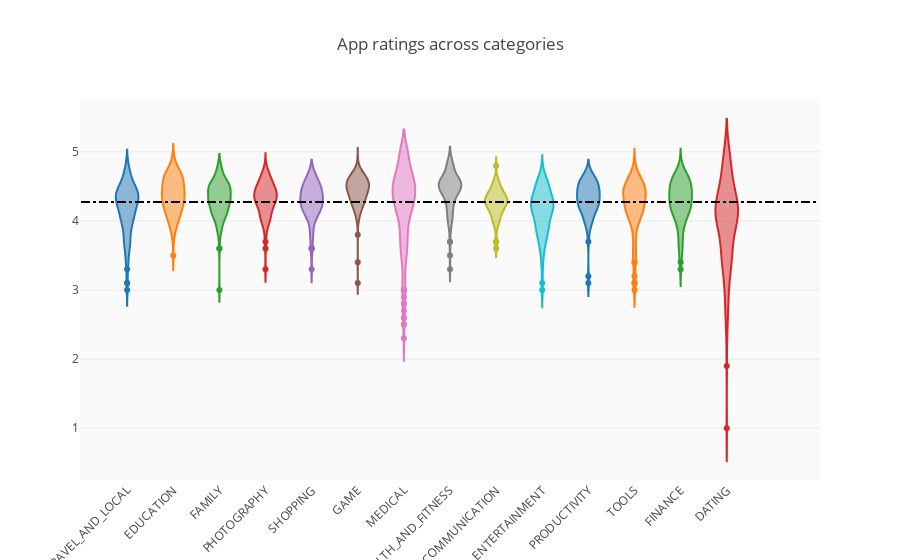

Notebook code for this chart:
### Markdown cell above
## Best performing categories

### Code cell
# boxplot = sns.boxplot(x='category', y='rating', data=df)
# _ = [item.set_rotation(90) for item in boxplot.get_xticklabels()]


groups = df.groupby('Category').filter(lambda x: len(x) >= 100).reset_index()
#print(type(groups.item.['BUSINESS']))
print('Average rating = ', np.nanmean(list(groups.Rating)))
#print(len(groups.loc[df.Category == 'DATING']))
c = ['hsl('+str(h)+',50%'+',50%)' for h in np.linspace(0, 360, len(set(groups.Category)))]


#df_sorted = df.groupby('Category').agg({'Rating':'median'}).reset_index().sort_values(by='Rating', ascending=False)
#print(df_sorted)

layout = {'title' : 'App ratings across categories',
        'xaxis': {'tickangle':-45},
          #'yaxis:' :{'title': 'Rating'},
          'plot_bgcolor': 'rgb(250,250,250)',
          'shapes': [{
              'type' :'line',
              'x0': -1,
              'y0': np.nanmean(list(groups.Rating)),
              'x1': 15,
              'y1': np.nanmean(list(groups.Rating)),
              'line': { 'dash': 'dashdot'}
          }]
          }

data = [{
    'y': df.loc[df.Category==category]['Rating'], 
    'type':'violin',
    'name' : category,
    'showlegend':False,
    #'marker': {'color': 'Set2'},
    } for i,category in enumerate(list(set(groups.Category)))]



plotly.offline.iplot({'data': data, 'layout': layout})

### Figure 1 — Plotly figure (JSON) as saved in the notebook; plotly's stock layout.template omitted (floating-point values rounded to 4 significant figures; data arrays with more than 128 entries replaced by an {"elided": "..."} marker saying what was removed)
{"data": [{"name": "TRAVEL_AND_LOCAL", "showlegend": false, "type": "violin", "uid": "29527728-9a90-11e8-97b1-88e9fe7785ac", "y": {"elided": "158 float values"}}, {"name": "EDUCATION", "showlegend": false, "type": "violin", "uid": "295278c6-9a90-11e8-aa53-88e9fe7785ac", "y": [4.7, 4.6, 4.7, 4.6, 4.7, null, 4.5, 4.7, 4.8, 4.6, 4.6, 4.6, 4.2, 4.9, 3.8, 4.2, 4.4, 4.4, 4.3, 4.5, 4.4, 4.6, 3.9, 4.4, 4.3, 4.4, 4.2, 4.4, 4, 4.2, 3.8, 4.5, 4.7, 4.5, 4.3, 4.2, 4.3, 4.7, 4.7, 4.6, 4.5, 4.4, 4.6, 4.5, 4.5, 4.4, 4.4, 4.2, 4.5, 4.1, 4, 4.1, 4.3, 4.3, 4.3, 4.6, 4.1, 4.6, 4.7, 4.7, 4.3, 4.7, 4.6, 4.6, 4.6, 4.3, 4.2, 4, 4.5, 4.2, 4.1, 4.4, 4, 4.5, 4.4, 4, 4.2, 4.3, 4.2, 4.5, 4.2, 4.6, 4.2, 4.7, 4.4, 4.4, 4, 4.6, 4.4, 4.3, 4.1, 4.2, 4.3, 4.3, 4.3, 4, 4.2, 4, 4, 3.8, 4.1, 3.9, 4.1, 4.5, 4.4, 4, 4.4, 4.5, 4.3, 4.5, 4.2, 3.5, 4.8, 4.4, 4.1, 4.9, 4.7, 4.7, 4.7]}, {"name": "FAMILY", "showlegend": false, "type": "violin", "uid": "29527998-9a90-11e8-8419-88e9fe7785ac", "y": {"elided": "171 float values"}}, {"name": "PHOTOGRAPHY", "showlegend": false, "type": "violin", "uid": "29527a4a-9a90-11e8-a17a-88e9fe7785ac", "y": [4.1, 4.6, 4.8, 4, 4.7, 4.7, 4.1, 4.5, 3.6, 4.5, 4.7, 4.7, 4.5, 4.2, 4.5, 4.4, 4.5, 4.5, 4.4, 3.7, 4.3, 4.5, 4.4, 3.3, 4.3, 4.4, 4.5, 4.4, 4.2, 4.5, 4.7, 4.5, 4.6, 4.6, 4.4, 4.3, 4.3, 4.6, 4.4, 4.5, 4.5, 4.2, 4, 4.4, 4.7, 4.3, 4.6, 4.4, 4.5, 4.3, 4.3, 4.4, 4.4, 4.6, 4.3, 4.2, 4.3, 3.9, 4.3, 4.4, 4.2, 4.3, 4.3, 4.3, 4.1, 4.4, 4.3, 4, 4, 4, 4.4, 4.3, 4.1, 4.2, 3.9, 4.4, 4.4, 4.1, 4, 4.3, 4.2, 4, 4.1, 4.1, 4, 4.3, 4.5, 4, 4.4, 4.1, 4.3, 4.3, 4.2, 4.3, 4.4, 3.8, 4.4, 4.4, 4.6, 4, 4.2, 4.6, 4.1, 4.2, 4.6, 4.6, 4.4, 4.7, 4.4, 4.3, 4.5, 4.2, 3.8, 4.4, 4.6, 4.2, 4.5, 4.5, 4.2, 4.1, 4.3, 4, 4.3, 4.5]}, {"name": "SHOPPING", "showlegend": false, "type": "violin", "uid": "29527af4-9a90-11e8-92b0-88e9fe7785ac", "y": [4, 4.5, 4.6, 4.3, 4.2, 4.3, 4.6, 4.4, 4.4, 4.5, 4.3, 4.2, 4.2, 4.4, 4.6, 4.2, 3.6, 4.5, 4.4, 3.8, 4.7, 3.6, 4.2, 3.6, 4.3, 4.4, 4.5, 4.1, 4.3, 4.3, 4.7, 4.3, 4.2, 4.2, 4.3, 4.2, 4.3, 4.6, 4.4, 4.3, 3.8, 4.6, 4.5, 4.1, 4.4, 4.3, 3.8, 4, 3.3, 4.1, 4.1, 4.2, 4.1, 4.4, 4.1, 4.2, 4.5, 4.3, 4.1, 4.5, 4.4, 4.6, 4.5, 4.6, 4.7, 4.3, 4.4, 4.4, 4.7, 4.1, 4.2, 4.5, 4.2, 4.3, 4.1, 4.6, 4.2, 4.2, 4.2, 4.2, 4, 4.4, 4, 4.5, 3.9, 4.5, 4.2, 4.3, 4.4, 4.5, 4.6, 4.3, 4.7, 4.4, 4, 4.5, 4.1, 4.4, 4.5, 4.4, 4.3, 3.8, 4.5]}, {"name": "GAME", "showlegend": false, "type": "violin", "uid": "29527b94-9a90-11e8-bffd-88e9fe7785ac", "y": {"elided": "220 float values"}}, {"name": "MEDICAL", "showlegend": false, "type": "violin", "uid": "29527c34-9a90-11e8-a078-88e9fe7785ac", "y": {"elided": "257 float values"}}, {"name": "HEALTH_AND_FITNESS", "showlegend": false, "type": "violin", "uid": "29527cd4-9a90-11e8-996b-88e9fe7785ac", "y": {"elided": "142 float values"}}, {"name": "COMMUNICATION", "showlegend": false, "type": "violin", "uid": "29527d74-9a90-11e8-892d-88e9fe7785ac", "y": [4, 4.4, 4.3, 4.3, 4.4, 4.3, 4, 4.3, 4.3, 4.4, 4.3, 4.3, 4.3, 4.3, 4.3, 4, 4.5, 4.3, 3.7, 4.5, 3.9, 4.4, 3.6, 4.4, 4.2, 4.4, 4.1, 4.4, 4.3, 4.2, 4.2, 4.4, 4.4, 3.9, 4.2, 4.4, 4.6, 4.3, 4.3, 4.4, 3.7, 4.3, 3.9, 4.5, 3.7, 4.3, 4, 4.1, 4.2, 4.2, 4.1, 4.4, 4.1, 4.3, 4.3, 4.5, 4.3, 4.2, 4.2, 4.5, 4.3, 4.3, 4.3, 4.2, 4.6, 4.2, 4.5, 4.1, 4.2, 4.1, 4.3, 4.1, 4.2, 4, 4.2, 4.2, 4.3, 4.4, 4.2, 4.4, 4.2, 4.8, 4.4, 4.4, 4.4, 4, 4.5, 4.4, 4.1, 4.2, 4.5, 4.3, 4.5, 4, 4.2, 4.5, 4.6, 4.1, 4, 4.2, 4.6, 4.1, 4.3, 4.2, 4.3, 4.1, 4.6]}, {"name": "ENTERTAINMENT", "showlegend": false, "type": "violin", "uid": "29527e14-9a90-11e8-a3c3-88e9fe7785ac", "y": [4.4, 4, 4.2, 4.3, 4.5, 3.5, 4.2, 3.1, 4.6, 4.2, 4.3, 4.3, 4.1, 3.8, 3.4, 4.3, 4.4, 4.4, 4, 3.7, 3.9, 4.5, 4.4, 4.3, 4.2, 4.2, 4.5, 4.7, 4.5, 4.5, 3.4, 4.2, 4.3, 4.2, 4.6, 4.1, 4.2, 4.2, 4.3, 4.4, 3.9, 4.1, 4.3, 4.6, 3.6, 4.3, 4.3, 4.1, 4.1, 4.2, 3.9, 4.2, 3.7, 4.5, 3.7, 3.8, 4.3, 3, 4.1, 4.2, 4.1, 3.9, 4, 4.4, 4.2, 4, 3.9, 4, 4.2, 4, 4.3, 3.9, 4.5, 4.1, 4.5, 3.6, 3.8, 3.7, 3.8, 3.7, 4.1, 3.7, 3.9, 3.9, 3.9, 4.1, 3.9, 4.2, 4.3, 4.6, 4.3, 4.6, 4.5, 4.6, 3.9, 4.2, 4.4, 4.2, 4.3, 4.6, 4.3, 4.5]}, {"name": "PRODUCTIVITY", "showlegend": false, "type": "violin", "uid": "29527ea8-9a90-11e8-9532-88e9fe7785ac", "y": [4.5, 4.7, 4.3, 4.4, 4.4, 3.8, 4.4, 4.3, 4.2, 4.5, 3.2, 4.5, 4.2, 4.4, 4.7, 4.4, 4, 4.4, 4, 4.6, 4.5, 4.2, 4, 4.4, 4.5, 3.9, 4.2, 4.3, 4.2, 4.2, 4.4, 4.7, 4.6, 3.1, 4.4, 4.1, 4.5, 4.6, 4.3, 3.9, 4.5, 4.3, 3.7, 4.5, 4.4, 4, 4, 4.4, 4.7, 4.6, 4.2, 4.5, 4.6, 4, 4.5, 4.4, 4.3, 4.5, 4.5, 4.4, 4.6, 4.3, 4.5, 4.3, 4.1, 4.2, 4.2, 4.6, 4.2, 4.3, 4.3, 4.5, 4.2, 4.6, 4.4, 4.3, 4.6, 4.2, 4.2, 4.2, 4, 4.3, 4.6, 4.3, 4, 4.2, 4.2, 4.5, 4.2, 4.4, 4.6, 4.3, 4.6, 4.4, 4.6, 4.6, 4.1, 4.4, 4.1, 4.3, 4.1, 4.1]}, {"name": "TOOLS", "showlegend": false, "type": "violin", "uid": "29527f40-9a90-11e8-9f3b-88e9fe7785ac", "y": [4.1, 4.4, 4.4, 4.2, 4.2, 4.1, 4.5, 4.6, 4.1, 4.2, 4.1, 4, 4.6, 3.1, 4.6, 4.5, 3.2, 4.3, null, 4.6, 4.4, 4.6, 4.5, 4.6, null, 4.4, 4.2, 4.4, 3.1, 3.6, 4.1, 4.2, 3.5, 3.9, 3, 3.9, 4.5, 3.4, 4.4, 3.4, 4.3, 3.7, 3.5, 3.8, 3.6, 3.1, 3.8, 4.2, 4, 4.3, 4.3, 4.5, 4.5, 4.5, 4.4, 4.4, 4.3, 4.2, 4.7, 4.4, 4.3, 4.4, 4.3, 4.5, 4.7, 4.5, 4.6, 4.7, 4.6, 4.8, 3.9, 4.5, 4.6, 4.5, 4.4, 4.5, 4, 4.3, 4, 4.4, 4.1, 4.3, 4.1, 4.3, 4.2, 4.2, 4.2, 4.2, 4.3, 4.5, 4.4, 4.5, 4.1, 4.4, 4.5, 4.3, 4.4, 4.1, 4.4, 4.2, 4.1, 4.6, 4.5, 4.3, 4.1, 4.1, 4.2, 4.1, 4.6, 4.5, 4, 3.5, 4.4, 4.4, 4.4, 4.1, 4.2]}, {"name": "FINANCE", "showlegend": false, "type": "violin", "uid": "29527fd8-9a90-11e8-a7d3-88e9fe7785ac", "y": [4.4, 4.4, 3.6, 3.7, 3.8, 4.2, 4.2, 4.2, 3.3, 3.4, 4.3, 4.2, 4.7, 4.1, 4.7, 4, 3.6, 4, 3.6, 4.3, 4.2, 4.2, 4.1, 4, 4.1, 4.4, 4.7, 4.5, 4.3, 4.6, 4.3, 4, 4.5, 4.5, 3.6, 4.2, 4.1, 3.5, 4.4, 4, 4.5, 4.2, 4.6, 4.2, 4.8, 4.5, 4.2, 4.3, 4.4, 4.4, 4.6, 4.6, 4.6, 4.4, 4.3, 4.2, 4.2, 3.8, 4.5, 4.6, 4.6, 4.7, 4.6, 4.6, 3.8, 4.3, 4.3, 4.5, 4.6, 4.6, 4.7, 4.5, 4.4, 3.9, 4.5, 4.6, 4.1, 4.5, 4.4, 4.5, 4.6, 4.2, 4.4, 4.1, 3.9, 4.5, 3.7, 4.1, 4.4, 4.6, 4.3, 4.3, 4.4, 4.3, 4.4, 4.1, 4.4, 4.2, 4.3, 4.3, 3.9, 4.1, 4.1, 4.2, 4.5, 4.7, 4.4, 4.6, 4.6, 4.3, 4, 4.4, 4.6, 4.2, 4.1]}, {"name": "DATING", "showlegend": false, "type": "violin", "uid": "2952806c-9a90-11e8-bb70-88e9fe7785ac", "y": {"elided": "166 float values"}}], "layout": {"plot_bgcolor": "rgb(250,250,250)", "shapes": [{"line": {"dash": "dashdot"}, "type": "line", "x0": -1, "x1": 15, "y0": 4.273, "y1": 4.273}], "title": "App ratings across categories", "xaxis": {"tickangle": -45}}}
